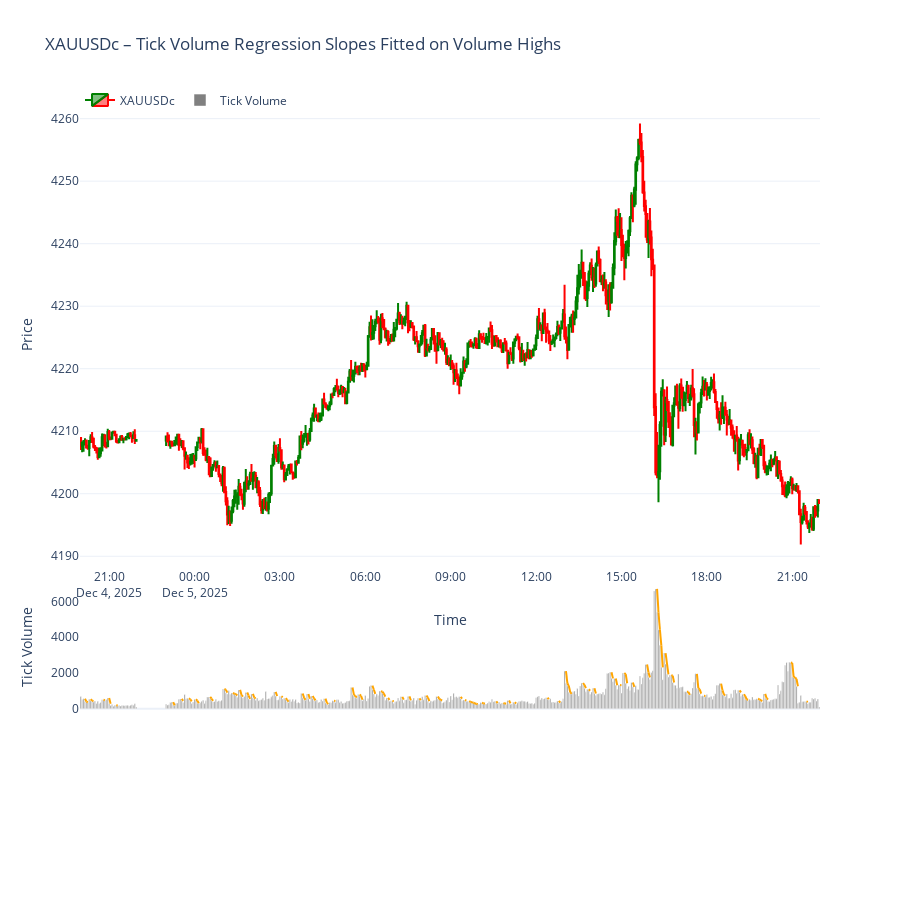

Source (notebook cell):
### Code cell
import MetaTrader5 as mt5
import pandas as pd
import numpy as np
import plotly.graph_objects as go
from datetime import datetime, timedelta
from scipy.stats import linregress

# -------------------------
# 1. Initialize MT5
# -------------------------
if not mt5.initialize():
    print("MT5 initialization failed")
    mt5.shutdown()

# -------------------------
# 2. Fetch 3-minute data
# -------------------------
symbol = "XAUUSDc"
timeframe = mt5.TIMEFRAME_M3
n_bars = 500
utc_from = datetime.now() - timedelta(days=3)

rates = mt5.copy_rates_from(symbol, timeframe, utc_from, n_bars)
mt5.shutdown()

# -------------------------
# 3. Convert to DataFrame
# -------------------------
df = pd.DataFrame(rates)
df['time'] = pd.to_datetime(df['time'], unit='s')
df.set_index('time', inplace=True)
df = df[df.index.dayofweek < 5]  # remove weekends

# -------------------------
# 4. Linear Regression Slope (fitted on TOPS of volume bars)
# -------------------------
lookback = 2
df['engulf_signal'] = np.nan
slope_segments = []

for i in range(lookback, len(df)):

    # Only apply regression when volume is decreasing on the last bar
    if df['tick_volume'].iloc[i] < df['tick_volume'].iloc[i-1]:

        # Fit regression on the TOPS of the volume bars
        y = df['tick_volume'].iloc[i-lookback:i].values  # "highs" of volume bars
        x = np.arange(lookback)

        slope, intercept, _, _, _ = linregress(x, y)

        # Only consider downwards slopes
        if slope < 0:

            # Store break-line segment
            segment_x = df.index[i-lookback+1:i+1]
            segment_y = intercept + slope * x
            slope_segments.append({
                'x': segment_x,
                'y': segment_y
            })

            # Engulf check (volume top exceeds the fitted line)
            fitted_last = intercept + slope * (lookback - 1)
            if df['tick_volume'].iloc[i] > fitted_last:
                df.at[df.index[i], 'engulf_signal'] = df['close'].iloc[i]

# -------------------------
# 5. Plot chart
# -------------------------
fig = go.Figure()

# Candlesticks
fig.add_trace(go.Candlestick(
    x=df.index,
    open=df['open'],
    high=df['high'],
    low=df['low'],
    close=df['close'],
    name='XAUUSDc',
    increasing_line_color='green',
    decreasing_line_color='red'
))

# Tick volume bars
fig.add_trace(go.Bar(
    x=df.index,
    y=df['tick_volume'],
    name='Tick Volume',
    marker_color='gray',
    yaxis='y2'
))

# Down-slope regression BREAK LINES on volume highs
for seg in slope_segments:
    fig.add_trace(go.Scatter(
        x=seg['x'],
        y=seg['y'],
        mode='lines',
        line=dict(color='orange', width=2),
        yaxis='y2',
        showlegend=False
    ))

# Engulfed candlestick closes
engulf_idx = df['engulf_signal'].dropna().index
engulf_vals = df['engulf_signal'].dropna().values

fig.add_trace(go.Scatter(
    x=engulf_idx,
    y=engulf_vals,
    mode='markers',
    marker=dict(color='blue', size=10, symbol='circle'),
    name='Engulfed Volume Close'
))

# Layout
fig.update_layout(
    template='plotly_white',
    title='XAUUSDc – Tick Volume Regression Slopes Fitted on Volume Highs',
    xaxis=dict(title='Time', rangeslider=dict(visible=False)),
    yaxis=dict(title='Price', domain=[0.35, 1]),
    yaxis2=dict(title='Tick Volume', domain=[0.15, 0.33], showgrid=False),
    legend=dict(orientation='h', y=1.02, x=0),
    height=900
)

fig.show()

### Figure 1 — Plotly figure (JSON) as saved in the notebook; plotly's stock layout.template omitted (floating-point values rounded to 4 significant figures; data arrays with more than 128 entries replaced by an {"elided": "..."} marker saying what was removed)
{"data": [{"close": {"elided": "500 float values"}, "decreasing": {"line": {"color": "red"}}, "high": {"elided": "500 float values"}, "increasing": {"line": {"color": "green"}}, "low": {"elided": "500 float values"}, "name": "XAUUSDc", "open": {"elided": "500 float values"}, "type": "candlestick", "x": {"elided": "500 str values"}}, {"marker": {"color": "gray"}, "name": "Tick Volume", "type": "bar", "x": {"elided": "500 str values"}, "y": {"elided": "500 int values"}, "yaxis": "y2"}, {"line": {"color": "orange", "width": 2}, "mode": "lines", "showlegend": false, "type": "scatter", "x": ["2025-12-04T20:09:00.000000000", "2025-12-04T20:12:00.000000000"], "y": [562.0, 410.0], "yaxis": "y2"}, {"line": {"color": "orange", "width": 2}, "mode": "lines", "showlegend": false, "type": "scatter", "x": ["2025-12-04T20:12:00.000000000", "2025-12-04T20:15:00.000000000"], "y": [410.0, 369.0], "yaxis": "y2"}, {"line": {"color": "orange", "width": 2}, "mode": "lines", "showlegend": false, "type": "scatter", "x": ["2025-12-04T20:21:00.000000000", "2025-12-04T20:24:00.000000000"], "y": [539.0, 459.0], "yaxis": "y2"}, {"line": {"color": "orange", "width": 2}, "mode": "lines", "showlegend": false, "type": "scatter", "x": ["2025-12-04T20:24:00.000000000", "2025-12-04T20:27:00.000000000"], "y": [459.0, 442.0], "yaxis": "y2"}, {"line": {"color": "orange", "width": 2}, "mode": "lines", "showlegend": false, "type": "scatter", "x": ["2025-12-04T20:48:00.000000000", "2025-12-04T20:51:00.000000000"], "y": [509.0, 484.0], "yaxis": "y2"}, {"line": {"color": "orange", "width": 2}, "mode": "lines", "showlegend": false, "type": "scatter", "x": ["2025-12-04T21:00:00.000000000", "2025-12-04T21:03:00.000000000"], "y": [602.0, 288.0], "yaxis": "y2"}, {"line": {"color": "orange", "width": 2}, "mode": "lines", "showlegend": false, "type": "scatter", "x": ["2025-12-04T21:15:00.000000000", "2025-12-04T21:18:00.000000000"], "y": [200.0, 187.0], "yaxis": "y2"}, {"line": {"color": "orange", "width": 2}, "mode": "lines", "showlegend": false, "type": "scatter", "x": ["2025-12-04T23:15:00.000000000", "2025-12-04T23:18:00.000000000"], "y": [380.0, 197.0], "yaxis": "y2"}, {"line": {"color": "orange", "width": 2}, "mode": "lines", "showlegend": false, "type": "scatter", "x": ["2025-12-04T23:33:00.000000000", "2025-12-04T23:36:00.000000000"], "y": [556.0, 450.0], "yaxis": "y2"}, {"line": {"color": "orange", "width": 2}, "mode": "lines", "showlegend": false, "type": "scatter", "x": ["2025-12-04T23:48:00.000000000", "2025-12-04T23:51:00.000000000"], "y": [593.0, 535.0], "yaxis": "y2"}, {"line": {"color": "orange", "width": 2}, "mode": "lines", "showlegend": false, "type": "scatter", "x": ["2025-12-04T23:51:00.000000000", "2025-12-04T23:54:00.000000000"], "y": [535.0, 422.0], "yaxis": "y2"}, {"line": {"color": "orange", "width": 2}, "mode": "lines", "showlegend": false, "type": "scatter", "x": ["2025-12-05T00:03:00.000000000", "2025-12-05T00:06:00.000000000"], "y": [534.0, 457.0], "yaxis": "y2"}, {"line": {"color": "orange", "width": 2}, "mode": "lines", "showlegend": false, "type": "scatter", "x": ["2025-12-05T00:06:00.000000000", "2025-12-05T00:09:00.000000000"], "y": [457.0, 318.0], "yaxis": "y2"}, {"line": {"color": "orange", "width": 2}, "mode": "lines", "showlegend": false, "type": "scatter", "x": ["2025-12-05T00:33:00.000000000", "2025-12-05T00:36:00.000000000"], "y": [666.0, 566.0], "yaxis": "y2"}, {"line": {"color": "orange", "width": 2}, "mode": "lines", "showlegend": false, "type": "scatter", "x": ["2025-12-05T00:36:00.000000000", "2025-12-05T00:39:00.000000000"], "y": [566.0, 448.0], "yaxis": "y2"}, {"line": {"color": "orange", "width": 2}, "mode": "lines", "showlegend": false, "type": "scatter", "x": ["2025-12-05T01:03:00.000000000", "2025-12-05T01:06:00.000000000"], "y": [1113.0, 1078.0], "yaxis": "y2"}, {"line": {"color": "orange", "width": 2}, "mode": "lines", "showlegend": false, "type": "scatter", "x": ["2025-12-05T01:06:00.000000000", "2025-12-05T01:09:00.000000000"], "y": [1078.0, 906.0], "yaxis": "y2"}, {"line": {"color": "orange", "width": 2}, "mode": "lines", "showlegend": false, "type": "scatter", "x": ["2025-12-05T01:21:00.000000000", "2025-12-05T01:24:00.000000000"], "y": [889.0, 838.0], "yaxis": "y2"}, {"line": {"color": "orange", "width": 2}, "mode": "lines", "showlegend": false, "type": "scatter", "x": ["2025-12-05T01:24:00.000000000", "2025-12-05T01:27:00.000000000"], "y": [838.0, 831.0], "yaxis": "y2"}, {"line": {"color": "orange", "width": 2}, "mode": "lines", "showlegend": false, "type": "scatter", "x": ["2025-12-05T01:27:00.000000000", "2025-12-05T01:30:00.000000000"], "y": [831.0, 750.0], "yaxis": "y2"}, {"line": {"color": "orange", "width": 2}, "mode": "lines", "showlegend": false, "type": "scatter", "x": ["2025-12-05T01:36:00.000000000", "2025-12-05T01:39:00.000000000"], "y": [1060.0, 773.0], "yaxis": "y2"}, {"line": {"color": "orange", "width": 2}, "mode": "lines", "showlegend": false, "type": "scatter", "x": ["2025-12-05T01:39:00.000000000", "2025-12-05T01:42:00.000000000"], "y": [773.0, 678.0], "yaxis": "y2"}, {"line": {"color": "orange", "width": 2}, "mode": "lines", "showlegend": false, "type": "scatter", "x": ["2025-12-05T01:51:00.000000000", "2025-12-05T01:54:00.000000000"], "y": [914.0, 743.0], "yaxis": "y2"}, {"line": {"color": "orange", "width": 2}, "mode": "lines", "showlegend": false, "type": "scatter", "x": ["2025-12-05T01:54:00.000000000", "2025-12-05T01:57:00.000000000"], "y": [743.0, 556.0], "yaxis": "y2"}, {"line": {"color": "orange", "width": 2}, "mode": "lines", "showlegend": false, "type": "scatter", "x": ["2025-12-05T02:03:00.000000000", "2025-12-05T02:06:00.000000000"], "y": [836.0, 628.0], "yaxis": "y2"}, {"line": {"color": "orange", "width": 2}, "mode": "lines", "showlegend": false, "type": "scatter", "x": ["2025-12-05T02:06:00.000000000", "2025-12-05T02:09:00.000000000"], "y": [628.0, 586.0], "yaxis": "y2"}, {"line": {"color": "orange", "width": 2}, "mode": "lines", "showlegend": false, "type": "scatter", "x": ["2025-12-05T02:51:00.000000000", "2025-12-05T02:54:00.000000000"], "y": [948.0, 717.0], "yaxis": "y2"}, {"line": {"color": "orange", "width": 2}, "mode": "lines", "showlegend": false, "type": "scatter", "x": ["2025-12-05T03:03:00.000000000", "2025-12-05T03:06:00.000000000"], "y": [701.0, 651.0], "yaxis": "y2"}, {"line": {"color": "orange", "width": 2}, "mode": "lines", "showlegend": false, "type": "scatter", "x": ["2025-12-05T03:12:00.000000000", "2025-12-05T03:15:00.000000000"], "y": [592.0, 527.0], "yaxis": "y2"}, {"line": {"color": "orange", "width": 2}, "mode": "lines", "showlegend": false, "type": "scatter", "x": ["2025-12-05T03:15:00.000000000", "2025-12-05T03:18:00.000000000"], "y": [527.0, 401.0], "yaxis": "y2"}, {"line": {"color": "orange", "width": 2}, "mode": "lines", "showlegend": false, "type": "scatter", "x": ["2025-12-05T03:48:00.000000000", "2025-12-05T03:51:00.000000000"], "y": [857.0, 616.0], "yaxis": "y2"}, {"line": {"color": "orange", "width": 2}, "mode": "lines", "showlegend": false, "type": "scatter", "x": ["2025-12-05T03:51:00.000000000", "2025-12-05T03:54:00.000000000"], "y": [616.0, 501.0], "yaxis": "y2"}, {"line": {"color": "orange", "width": 2}, "mode": "lines", "showlegend": false, "type": "scatter", "x": ["2025-12-05T04:00:00.000000000", "2025-12-05T04:03:00.000000000"], "y": [826.0, 565.0], "yaxis": "y2"}, {"line": {"color": "orange", "width": 2}, "mode": "lines", "showlegend": false, "type": "scatter", "x": ["2025-12-05T04:09:00.000000000", "2025-12-05T04:12:00.000000000"], "y": [715.0, 583.0], "yaxis": "y2"}, {"line": {"color": "orange", "width": 2}, "mode": "lines", "showlegend": false, "type": "scatter", "x": ["2025-12-05T04:12:00.000000000", "2025-12-05T04:15:00.000000000"], "y": [583.0, 471.0], "yaxis": "y2"}, {"line": {"color": "orange", "width": 2}, "mode": "lines", "showlegend": false, "type": "scatter", "x": ["2025-12-05T04:36:00.000000000", "2025-12-05T04:39:00.000000000"], "y": [572.0, 332.0], "yaxis": "y2"}, {"line": {"color": "orange", "width": 2}, "mode": "lines", "showlegend": false, "type": "scatter", "x": ["2025-12-05T04:39:00.000000000", "2025-12-05T04:42:00.000000000"], "y": [332.0, 275.0], "yaxis": "y2"}, {"line": {"color": "orange", "width": 2}, "mode": "lines", "showlegend": false, "type": "scatter", "x": ["2025-12-05T04:54:00.000000000", "2025-12-05T04:57:00.000000000"], "y": [453.0, 442.0], "yaxis": "y2"}, {"line": {"color": "orange", "width": 2}, "mode": "lines", "showlegend": false, "type": "scatter", "x": ["2025-12-05T05:33:00.000000000", "2025-12-05T05:36:00.000000000"], "y": [1194.0, 782.0], "yaxis": "y2"}, {"line": {"color": "orange", "width": 2}, "mode": "lines", "showlegend": false, "type": "scatter", "x": ["2025-12-05T05:36:00.000000000", "2025-12-05T05:39:00.000000000"], "y": [782.0, 722.0], "yaxis": "y2"}, {"line": {"color": "orange", "width": 2}, "mode": "lines", "showlegend": false, "type": "scatter", "x": ["2025-12-05T05:39:00.000000000", "2025-12-05T05:42:00.000000000"], "y": [722.0, 625.0], "yaxis": "y2"}, {"line": {"color": "orange", "width": 2}, "mode": "lines", "showlegend": false, "type": "scatter", "x": ["2025-12-05T05:48:00.000000000", "2025-12-05T05:51:00.000000000"], "y": [797.0, 729.0], "yaxis": "y2"}, {"line": {"color": "orange", "width": 2}, "mode": "lines", "showlegend": false, "type": "scatter", "x": ["2025-12-05T05:51:00.000000000", "2025-12-05T05:54:00.000000000"], "y": [729.0, 511.0], "yaxis": "y2"}, {"line": {"color": "orange", "width": 2}, "mode": "lines", "showlegend": false, "type": "scatter", "x": ["2025-12-05T06:15:00.000000000", "2025-12-05T06:18:00.000000000"], "y": [1300.0, 1068.0], "yaxis": "y2"}, {"line": {"color": "orange", "width": 2}, "mode": "lines", "showlegend": false, "type": "scatter", "x": ["2025-12-05T06:18:00.000000000", "2025-12-05T06:21:00.000000000"], "y": [1068.0, 835.0], "yaxis": "y2"}, {"line": {"color": "orange", "width": 2}, "mode": "lines", "showlegend": false, "type": "scatter", "x": ["2025-12-05T06:33:00.000000000", "2025-12-05T06:36:00.000000000"], "y": [992.0, 959.0], "yaxis": "y2"}, {"line": {"color": "orange", "width": 2}, "mode": "lines", "showlegend": false, "type": "scatter", "x": ["2025-12-05T06:36:00.000000000", "2025-12-05T06:39:00.000000000"], "y": [959.0, 858.0], "yaxis": "y2"}, {"line": {"color": "orange", "width": 2}, "mode": "lines", "showlegend": false, "type": "scatter", "x": ["2025-12-05T06:39:00.000000000", "2025-12-05T06:42:00.000000000"], "y": [858.0, 685.0], "yaxis": "y2"}, {"line": {"color": "orange", "width": 2}, "mode": "lines", "showlegend": false, "type": "scatter", "x": ["2025-12-05T06:48:00.000000000", "2025-12-05T06:51:00.000000000"], "y": [608.0, 509.0], "yaxis": "y2"}, {"line": {"color": "orange", "width": 2}, "mode": "lines", "showlegend": false, "type": "scatter", "x": ["2025-12-05T06:57:00.000000000", "2025-12-05T07:00:00.000000000"], "y": [448.0, 426.0], "yaxis": "y2"}, {"line": {"color": "orange", "width": 2}, "mode": "lines", "showlegend": false, "type": "scatter", "x": ["2025-12-05T07:18:00.000000000", "2025-12-05T07:21:00.000000000"], "y": [670.0, 517.0], "yaxis": "y2"}, {"line": {"color": "orange", "width": 2}, "mode": "lines", "showlegend": false, "type": "scatter", "x": ["2025-12-05T07:33:00.000000000", "2025-12-05T07:36:00.000000000"], "y": [697.0, 473.0], "yaxis": "y2"}, {"line": {"color": "orange", "width": 2}, "mode": "lines", "showlegend": false, "type": "scatter", "x": ["2025-12-05T07:54:00.000000000", "2025-12-05T07:57:00.000000000"], "y": [587.0, 490.0], "yaxis": "y2"}, {"line": {"color": "orange", "width": 2}, "mode": "lines", "showlegend": false, "type": "scatter", "x": ["2025-12-05T08:09:00.000000000", "2025-12-05T08:12:00.000000000"], "y": [745.0, 623.0], "yaxis": "y2"}, {"line": {"color": "orange", "width": 2}, "mode": "lines", "showlegend": false, "type": "scatter", "x": ["2025-12-05T08:12:00.000000000", "2025-12-05T08:15:00.000000000"], "y": [623.0, 429.0], "yaxis": "y2"}, {"line": {"color": "orange", "width": 2}, "mode": "lines", "showlegend": false, "type": "scatter", "x": ["2025-12-05T08:33:00.000000000", "2025-12-05T08:36:00.000000000"], "y": [690.0, 558.0], "yaxis": "y2"}, {"line": {"color": "orange", "width": 2}, "mode": "lines", "showlegend": false, "type": "scatter", "x": ["2025-12-05T08:36:00.000000000", "2025-12-05T08:39:00.000000000"], "y": [558.0, 501.0], "yaxis": "y2"}, {"line": {"color": "orange", "width": 2}, "mode": "lines", "showlegend": false, "type": "scatter", "x": ["2025-12-05T08:39:00.000000000", "2025-12-05T08:42:00.000000000"], "y": [501.0, 466.0], "yaxis": "y2"}, {"line": {"color": "orange", "width": 2}, "mode": "lines", "showlegend": false, "type": "scatter", "x": ["2025-12-05T09:21:00.000000000", "2025-12-05T09:24:00.000000000"], "y": [670.0, 572.0], "yaxis": "y2"}, {"line": {"color": "orange", "width": 2}, "mode": "lines", "showlegend": false, "type": "scatter", "x": ["2025-12-05T09:30:00.000000000", "2025-12-05T09:33:00.000000000"], "y": [502.0, 460.0], "yaxis": "y2"}, {"line": {"color": "orange", "width": 2}, "mode": "lines", "showlegend": false, "type": "scatter", "x": ["2025-12-05T09:39:00.000000000", "2025-12-05T09:42:00.000000000"], "y": [427.0, 385.0], "yaxis": "y2"}, {"line": {"color": "orange", "width": 2}, "mode": "lines", "showlegend": false, "type": "scatter", "x": ["2025-12-05T09:42:00.000000000", "2025-12-05T09:45:00.000000000"], "y": [385.0, 373.0], "yaxis": "y2"}, {"line": {"color": "orange", "width": 2}, "mode": "lines", "showlegend": false, "type": "scatter", "x": ["2025-12-05T09:45:00.000000000", "2025-12-05T09:48:00.000000000"], "y": [373.0, 346.0], "yaxis": "y2"}, {"line": {"color": "orange", "width": 2}, "mode": "lines", "showlegend": false, "type": "scatter", "x": ["2025-12-05T09:48:00.000000000", "2025-12-05T09:51:00.000000000"], "y": [346.0, 299.0], "yaxis": "y2"}, {"line": {"color": "orange", "width": 2}, "mode": "lines", "showlegend": false, "type": "scatter", "x": ["2025-12-05T09:51:00.000000000", "2025-12-05T09:54:00.000000000"], "y": [299.0, 288.0], "yaxis": "y2"}, {"line": {"color": "orange", "width": 2}, "mode": "lines", "showlegend": false, "type": "scatter", "x": ["2025-12-05T09:54:00.000000000", "2025-12-05T09:57:00.000000000"], "y": [288.0, 259.0], "yaxis": "y2"}, {"line": {"color": "orange", "width": 2}, "mode": "lines", "showlegend": false, "type": "scatter", "x": ["2025-12-05T10:06:00.000000000", "2025-12-05T10:09:00.000000000"], "y": [351.0, 311.0], "yaxis": "y2"}, {"line": {"color": "orange", "width": 2}, "mode": "lines", "showlegend": false, "type": "scatter", "x": ["2025-12-05T10:09:00.000000000", "2025-12-05T10:12:00.000000000"], "y": [311.0, 284.0], "yaxis": "y2"}, {"line": {"color": "orange", "width": 2}, "mode": "lines", "showlegend": false, "type": "scatter", "x": ["2025-12-05T10:36:00.000000000", "2025-12-05T10:39:00.000000000"], "y": [420.0, 328.0], "yaxis": "y2"}, {"line": {"color": "orange", "width": 2}, "mode": "lines", "showlegend": false, "type": "scatter", "x": ["2025-12-05T10:51:00.000000000", "2025-12-05T10:54:00.000000000"], "y": [323.0, 300.0], "yaxis": "y2"}, {"line": {"color": "orange", "width": 2}, "mode": "lines", "showlegend": false, "type": "scatter", "x": ["2025-12-05T10:54:00.000000000", "2025-12-05T10:57:00.000000000"], "y": [300.0, 294.0], "yaxis": "y2"}, {"line": {"color": "orange", "width": 2}, "mode": "lines", "showlegend": false, "type": "scatter", "x": ["2025-12-05T11:03:00.000000000", "2025-12-05T11:06:00.000000000"], "y": [469.0, 305.0], "yaxis": "y2"}, {"line": {"color": "orange", "width": 2}, "mode": "lines", "showlegend": false, "type": "scatter", "x": ["2025-12-05T11:15:00.000000000", "2025-12-05T11:18:00.000000000"], "y": [366.0, 296.0], "yaxis": "y2"}, {"line": {"color": "orange", "width": 2}, "mode": "lines", "showlegend": false, "type": "scatter", "x": ["2025-12-05T12:24:00.000000000", "2025-12-05T12:27:00.000000000"], "y": [623.0, 543.0], "yaxis": "y2"}, {"line": {"color": "orange", "width": 2}, "mode": "lines", "showlegend": false, "type": "scatter", "x": ["2025-12-05T12:48:00.000000000", "2025-12-05T12:51:00.000000000"], "y": [441.0, 343.0], "yaxis": "y2"}, {"line": {"color": "orange", "width": 2}, "mode": "lines", "showlegend": false, "type": "scatter", "x": ["2025-12-05T13:03:00.000000000", "2025-12-05T13:06:00.000000000"], "y": [2110.0, 1427.0], "yaxis": "y2"}, {"line": {"color": "orange", "width": 2}, "mode": "lines", "showlegend": false, "type": "scatter", "x": ["2025-12-05T13:06:00.000000000", "2025-12-05T13:09:00.000000000"], "y": [1427.0, 1272.0], "yaxis": "y2"}, {"line": {"color": "orange", "width": 2}, "mode": "lines", "showlegend": false, "type": "scatter", "x": ["2025-12-05T13:09:00.000000000", "2025-12-05T13:12:00.000000000"], "y": [1272.0, 933.0], "yaxis": "y2"}, {"line": {"color": "orange", "width": 2}, "mode": "lines", "showlegend": false, "type": "scatter", "x": ["2025-12-05T13:12:00.000000000", "2025-12-05T13:15:00.000000000"], "y": [933.0, 831.0], "yaxis": "y2"}, {"line": {"color": "orange", "width": 2}, "mode": "lines", "showlegend": false, "type": "scatter", "x": ["2025-12-05T13:39:00.000000000", "2025-12-05T13:42:00.000000000"], "y": [1444.0, 1334.0], "yaxis": "y2"}, {"line": {"color": "orange", "width": 2}, "mode": "lines", "showlegend": false, "type": "scatter", "x": ["2025-12-05T13:42:00.000000000", "2025-12-05T13:45:00.000000000"], "y": [1334.0, 1157.0], "yaxis": "y2"}, {"line": {"color": "orange", "width": 2}, "mode": "lines", "showlegend": false, "type": "scatter", "x": ["2025-12-05T13:51:00.000000000", "2025-12-05T13:54:00.000000000"], "y": [1094.0, 1010.0], "yaxis": "y2"}, {"line": {"color": "orange", "width": 2}, "mode": "lines", "showlegend": false, "type": "scatter", "x": ["2025-12-05T14:03:00.000000000", "2025-12-05T14:06:00.000000000"], "y": [1146.0, 854.0], "yaxis": "y2"}, {"line": {"color": "orange", "width": 2}, "mode": "lines", "showlegend": false, "type": "scatter", "x": ["2025-12-05T14:39:00.000000000", "2025-12-05T14:42:00.000000000"], "y": [2050.0, 1704.0], "yaxis": "y2"}, {"line": {"color": "orange", "width": 2}, "mode": "lines", "showlegend": false, "type": "scatter", "x": ["2025-12-05T14:48:00.000000000", "2025-12-05T14:51:00.000000000"], "y": [1696.0, 1316.0], "yaxis": "y2"}, {"line": {"color": "orange", "width": 2}, "mode": "lines", "showlegend": false, "type": "scatter", "x": ["2025-12-05T14:57:00.000000000", "2025-12-05T15:00:00.000000000"], "y": [1327.0, 1326.0], "yaxis": "y2"}, {"line": {"color": "orange", "width": 2}, "mode": "lines", "showlegend": false, "type": "scatter", "x": ["2025-12-05T15:06:00.000000000", "2025-12-05T15:09:00.000000000"], "y": [2002.0, 1938.0], "yaxis": "y2"}, {"line": {"color": "orange", "width": 2}, "mode": "lines", "showlegend": false, "type": "scatter", "x": ["2025-12-05T15:09:00.000000000", "2025-12-05T15:12:00.000000000"], "y": [1938.0, 1431.0], "yaxis": "y2"}, {"line": {"color": "orange", "width": 2}, "mode": "lines", "showlegend": false, "type": "scatter", "x": ["2025-12-05T15:24:00.000000000", "2025-12-05T15:27:00.000000000"], "y": [1474.0, 1230.0], "yaxis": "y2"}, {"line": {"color": "orange", "width": 2}, "mode": "lines", "showlegend": false, "type": "scatter", "x": ["2025-12-05T15:54:00.000000000", "2025-12-05T15:57:00.000000000"], "y": [2481.0, 2026.0], "yaxis": "y2"}, {"line": {"color": "orange", "width": 2}, "mode": "lines", "showlegend": false, "type": "scatter", "x": ["2025-12-05T15:57:00.000000000", "2025-12-05T16:00:00.000000000"], "y": [2026.0, 1761.0], "yaxis": "y2"}, {"line": {"color": "orange", "width": 2}, "mode": "lines", "showlegend": false, "type": "scatter", "x": ["2025-12-05T16:15:00.000000000", "2025-12-05T16:18:00.000000000"], "y": [6703.0, 5396.0], "yaxis": "y2"}, {"line": {"color": "orange", "width": 2}, "mode": "lines", "showlegend": false, "type": "scatter", "x": ["2025-12-05T16:18:00.000000000", "2025-12-05T16:21:00.000000000"], "y": [5396.0, 4421.0], "yaxis": "y2"}, {"line": {"color": "orange", "width": 2}, "mode": "lines", "showlegend": false, "type": "scatter", "x": ["2025-12-05T16:21:00.000000000", "2025-12-05T16:24:00.000000000"], "y": [4421.0, 3548.0], "yaxis": "y2"}, {"line": {"color": "orange", "width": 2}, "mode": "lines", "showlegend": false, "type": "scatter", "x": ["2025-12-05T16:24:00.000000000", "2025-12-05T16:27:00.000000000"], "y": [3548.0, 2320.0], "yaxis": "y2"}, {"line": {"color": "orange", "width": 2}, "mode": "lines", "showlegend": false, "type": "scatter", "x": ["2025-12-05T16:33:00.000000000", "2025-12-05T16:36:00.000000000"], "y": [3115.0, 2506.0], "yaxis": "y2"}, {"line": {"color": "orange", "width": 2}, "mode": "lines", "showlegend": false, "type": "scatter", "x": ["2025-12-05T16:36:00.000000000", "2025-12-05T16:39:00.000000000"], "y": [2506.0, 1931.0], "yaxis": "y2"}, {"line": {"color": "orange", "width": 2}, "mode": "lines", "showlegend": false, "type": "scatter", "x": ["2025-12-05T16:45:00.000000000", "2025-12-05T16:48:00.000000000"], "y": [1889.0, 1854.0], "yaxis": "y2"}, {"line": {"color": "orange", "width": 2}, "mode": "lines", "showlegend": false, "type": "scatter", "x": ["2025-12-05T16:48:00.000000000", "2025-12-05T16:51:00.000000000"], "y": [1854.0, 1475.0], "yaxis": "y2"}, {"line": {"color": "orange", "width": 2}, "mode": "lines", "showlegend": false, "type": "scatter", "x": ["2025-12-05T17:18:00.000000000", "2025-12-05T17:21:00.000000000"], "y": [959.0, 953.0], "yaxis": "y2"}, {"line": {"color": "orange", "width": 2}, "mode": "lines", "showlegend": false, "type": "scatter", "x": ["2025-12-05T17:21:00.000000000", "2025-12-05T17:24:00.000000000"], "y": [953.0, 781.0], "yaxis": "y2"}, {"line": {"color": "orange", "width": 2}, "mode": "lines", "showlegend": false, "type": "scatter", "x": ["2025-12-05T17:39:00.000000000", "2025-12-05T17:42:00.000000000"], "y": [1958.0, 1155.0], "yaxis": "y2"}, {"line": {"color": "orange", "width": 2}, "mode": "lines", "showlegend": false, "type": "scatter", "x": ["2025-12-05T17:42:00.000000000", "2025-12-05T17:45:00.000000000"], "y": [1155.0, 1088.0], "yaxis": "y2"}, {"line": {"color": "orange", "width": 2}, "mode": "lines", "showlegend": false, "type": "scatter", "x": ["2025-12-05T17:45:00.000000000", "2025-12-05T17:48:00.000000000"], "y": [1088.0, 849.0], "yaxis": "y2"}, {"line": {"color": "orange", "width": 2}, "mode": "lines", "showlegend": false, "type": "scatter", "x": ["2025-12-05T17:54:00.000000000", "2025-12-05T17:57:00.000000000"], "y": [728.0, 724.0], "yaxis": "y2"}, {"line": {"color": "orange", "width": 2}, "mode": "lines", "showlegend": false, "type": "scatter", "x": ["2025-12-05T18:30:00.000000000", "2025-12-05T18:33:00.000000000"], "y": [1412.0, 1034.0], "yaxis": "y2"}, {"line": {"color": "orange", "width": 2}, "mode": "lines", "showlegend": false, "type": "scatter", "x": ["2025-12-05T18:33:00.000000000", "2025-12-05T18:36:00.000000000"], "y": [1034.0, 788.0], "yaxis": "y2"}, {"line": {"color": "orange", "width": 2}, "mode": "lines", "showlegend": false, "type": "scatter", "x": ["2025-12-05T18:36:00.000000000", "2025-12-05T18:39:00.000000000"], "y": [788.0, 775.0], "yaxis": "y2"}, {"line": {"color": "orange", "width": 2}, "mode": "lines", "showlegend": false, "type": "scatter", "x": ["2025-12-05T19:09:00.000000000", "2025-12-05T19:12:00.000000000"], "y": [1034.0, 925.0], "yaxis": "y2"}, {"line": {"color": "orange", "width": 2}, "mode": "lines", "showlegend": false, "type": "scatter", "x": ["2025-12-05T19:18:00.000000000", "2025-12-05T19:21:00.000000000"], "y": [818.0, 708.0], "yaxis": "y2"}, {"line": {"color": "orange", "width": 2}, "mode": "lines", "showlegend": false, "type": "scatter", "x": ["2025-12-05T19:21:00.000000000", "2025-12-05T19:24:00.000000000"], "y": [708.0, 524.0], "yaxis": "y2"}, {"line": {"color": "orange", "width": 2}, "mode": "lines", "showlegend": false, "type": "scatter", "x": ["2025-12-05T19:24:00.000000000", "2025-12-05T19:27:00.000000000"], "y": [524.0, 507.0], "yaxis": "y2"}, {"line": {"color": "orange", "width": 2}, "mode": "lines", "showlegend": false, "type": "scatter", "x": ["2025-12-05T19:48:00.000000000", "2025-12-05T19:51:00.000000000"], "y": [568.0, 541.0], "yaxis": "y2"}, {"line": {"color": "orange", "width": 2}, "mode": "lines", "showlegend": false, "type": "scatter", "x": ["2025-12-05T19:51:00.000000000", "2025-12-05T19:54:00.000000000"], "y": [541.0, 473.0], "yaxis": "y2"}, {"line": {"color": "orange", "width": 2}, "mode": "lines", "showlegend": false, "type": "scatter", "x": ["2025-12-05T19:54:00.000000000", "2025-12-05T19:57:00.000000000"], "y": [473.0, 443.0], "yaxis": "y2"}, {"line": {"color": "orange", "width": 2}, "mode": "lines", "showlegend": false, "type": "scatter", "x": ["2025-12-05T20:03:00.000000000", "2025-12-05T20:06:00.000000000"], "y": [836.0, 596.0], "yaxis": "y2"}, {"line": {"color": "orange", "width": 2}, "mode": "lines", "showlegend": false, "type": "scatter", "x": ["2025-12-05T20:06:00.000000000", "2025-12-05T20:09:00.000000000"], "y": [596.0, 525.0], "yaxis": "y2"}, {"line": {"color": "orange", "width": 2}, "mode": "lines", "showlegend": false, "type": "scatter", "x": ["2025-12-05T20:57:00.000000000", "2025-12-05T21:00:00.000000000"], "y": [2601.0, 2563.0], "yaxis": "y2"}, {"line": {"color": "orange", "width": 2}, "mode": "lines", "showlegend": false, "type": "scatter", "x": ["2025-12-05T21:00:00.000000000", "2025-12-05T21:03:00.000000000"], "y": [2563.0, 1775.0], "yaxis": "y2"}, {"line": {"color": "orange", "width": 2}, "mode": "lines", "showlegend": false, "type": "scatter", "x": ["2025-12-05T21:03:00.000000000", "2025-12-05T21:06:00.000000000"], "y": [1775.0, 1757.0], "yaxis": "y2"}, {"line": {"color": "orange", "width": 2}, "mode": "lines", "showlegend": false, "type": "scatter", "x": ["2025-12-05T21:06:00.000000000", "2025-12-05T21:09:00.000000000"], "y": [1757.0, 1668.0], "yaxis": "y2"}, {"line": {"color": "orange", "width": 2}, "mode": "lines", "showlegend": false, "type": "scatter", "x": ["2025-12-05T21:09:00.000000000", "2025-12-05T21:12:00.000000000"], "y": [1668.0, 1261.0], "yaxis": "y2"}, {"line": {"color": "orange", "width": 2}, "mode": "lines", "showlegend": false, "type": "scatter", "x": ["2025-12-05T21:30:00.000000000", "2025-12-05T21:33:00.000000000"], "y": [418.0, 389.0], "yaxis": "y2"}, {"marker": {"color": "blue", "size": 10, "symbol": "circle"}, "mode": "markers", "name": "Engulfed Volume Close", "type": "scatter", "x": [], "y": []}], "layout": {"height": 900, "legend": {"orientation": "h", "x": 0, "y": 1.02}, "title": {"text": "XAUUSDc – Tick Volume Regression Slopes Fitted on Volume Highs"}, "xaxis": {"rangeslider": {"visible": false}, "title": {"text": "Time"}}, "yaxis": {"domain": [0.35, 1], "title": {"text": "Price"}}, "yaxis2": {"domain": [0.15, 0.33], "showgrid": false, "title": {"text": "Tick Volume"}}}}
